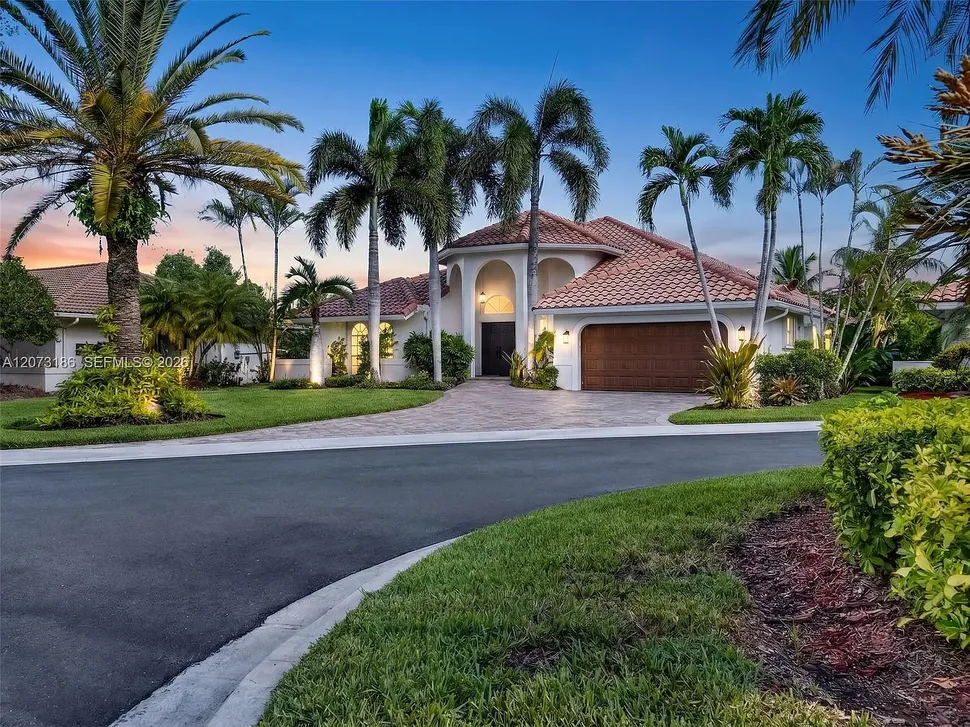
#> input picture reports/MILESTONE_1_HUMAN/dataset/images/0001.webp, 970 x 727 px, shrunk from 1536 x 1152 before the run, found by its file name
$ python assist_diagnostic.py
#> lines starting #> are read from the running program, lines starting #| are printed output that depends on the picture
### backend/config.py
"""Shared configuration for the Roofline Phase-1 foundation pipeline."""
import os
from pathlib import Path
from dotenv import load_dotenv

ROOT_DIR = Path(__file__).parent
load_dotenv(ROOT_DIR / ".env")

APP_NAME = os.environ.get("APP_NAME", "roofline")

# Local staging where the two extracted zip batches live (originals, untouched)
DATA_DIR = Path("/app/data")
STAGING_BATCH1 = DATA_DIR / "staging" / "batch1"
STAGING_BATCH2 = DATA_DIR / "staging" / "batch2"

# Local dataset artifacts (index + reports). Images/masks live in object storage.
DATASET_DIR = Path("/app/dataset")
DATASET_INDEX_CSV = DATASET_DIR / "dataset_index.csv"
REPORTS_DIR = DATASET_DIR / "reports"

# Object storage logical prefixes (canonical layout required by the spec)
def img_path(dataset_id: str, ext: str) -> str:
    return f"{APP_NAME}/images/{dataset_id}.{ext}"

def plane_path(dataset_id: str, plane_file: str) -> str:
    return f"{APP_NAME}/planes/{dataset_id}/{plane_file}"

def merged_path(dataset_id: str) -> str:
    return f"{APP_NAME}/merged/{dataset_id}.png"

def meta_path(dataset_id: str) -> str:
    return f"{APP_NAME}/meta/{dataset_id}.json"

# Split configuration (holdout is FIXED once assigned)
SPLIT_SEED = 42
SPLIT_RATIOS = {"train": 0.70, "val": 0.15, "holdout": 0.15}

# House grouping: phash Hamming distance threshold for "possible same property"
PHASH_THRESHOLD = 10

MIME_TYPES = {
    "jpg": "image/jpeg", "jpeg": "image/jpeg", "png": "image/png",
    "gif": "image/gif", "webp": "image/webp", "json": "application/json",
    "csv": "text/csv", "txt": "text/plain",
}

for d in (DATASET_DIR, REPORTS_DIR):
    d.mkdir(parents=True, exist_ok=True)

### scripts/assist_diagnostic.py
#!/usr/bin/env python3
"""AUDIT diagnostic (read-only): probe the current CPU flood-fill assist on image 0001.

Does NOT modify any annotation or dataset state. Picks color-classified sample points
(road / grass / wall / red-tile roof / vegetation / window-dark / sky) and runs the exact
propose() flood-fill at several tolerances, reporting region area% and returned-polygon count.
"""
import sys
sys.path.insert(0, "/app/backend")
import numpy as np
import cv2
from PIL import Image, ImageOps
import config

PATH = config.DATA_DIR / "staging" / "batch1" / "0001.webp"  # dataset_id 0001


def floodfill_region(img, seed, tol):
    h, w = img.shape[:2]
    seed = (int(np.clip(seed[0], 0, w - 1)), int(np.clip(seed[1], 0, h - 1)))
    fm = np.zeros((h + 2, w + 2), np.uint8)
    flags = 4 | cv2.FLOODFILL_MASK_ONLY | (255 << 8)
    cv2.floodFill(img.copy(), fm, seed, 0, (tol,) * 3, (tol,) * 3, flags)
    m = fm[1:-1, 1:-1]
    m = cv2.morphologyEx(m, cv2.MORPH_CLOSE, np.ones((5, 5), np.uint8))
    cnts, _ = cv2.findContours(m, cv2.RETR_EXTERNAL, cv2.CHAIN_APPROX_SIMPLE)
    kept = [c for c in cnts if cv2.contourArea(c) >= 50]
    return int(m.sum() / 255), len(kept)


def local_variance(gray, seed, r=7):
    x, y = seed
    patch = gray[max(0, y - r):y + r, max(0, x - r):x + r]
    return round(float(np.std(patch)), 1)


def main():
    img = np.array(ImageOps.exif_transpose(Image.open(PATH)).convert("RGB"))
#> img is the input picture: shape (727, 970, 3); mean R, G, B 84.7, 99.2, 102.2
    h, w = img.shape[:2]
    gray = cv2.cvtColor(img, cv2.COLOR_RGB2GRAY)
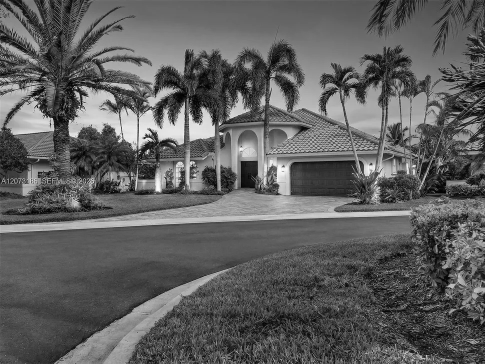
#> gray: shape (727, 970) (shown at 1/2 size); min 0, max 255, mean 95.2
    hsv = cv2.cvtColor(img, cv2.COLOR_RGB2HSV)
#> hsv: shape (727, 970, 3); mean H, S, V 80.8, 106.3, 119
    R, G, B = img[..., 0].astype(int), img[..., 1].astype(int), img[..., 2].astype(int)
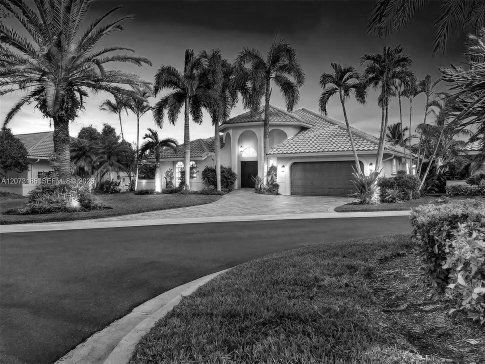
#> R: shape (727, 970) int64 (shown at 1/2 size); min 0, max 255, mean 84.7
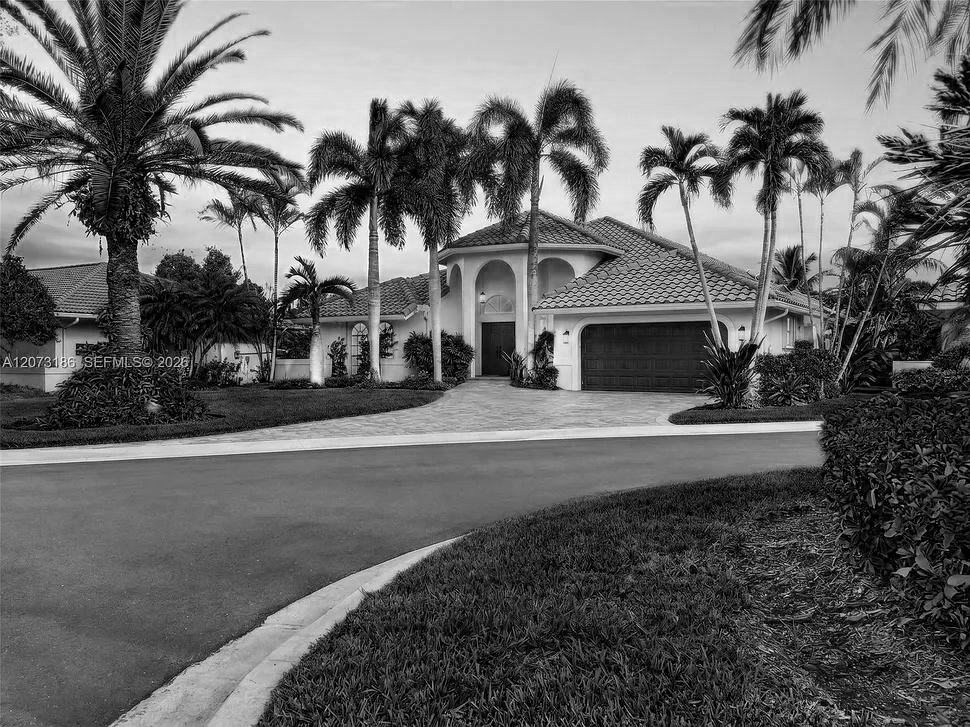
#> B: shape (727, 970) int64; min 0, max 255, mean 102.2
    total = h * w
    print(f"image 0001 EXIF-applied dims = {w}x{h} ({total} px)\n")
#| image 0001 EXIF-applied dims = 970x727 (705190 px)

    # color-classified masks
    classes = {
        "red_tile_roof": (R > 120) & (R - G > 25) & (R - B > 25),
        "grass":         (G > 80) & (G - R > 15) & (G - B > 10),
        "road_gray":     (np.abs(R - G) < 18) & (np.abs(G - B) < 18) & (gray > 60) & (gray < 150),
        "wall_bright":   (gray > 180) & (np.abs(R - G) < 30) & (np.abs(G - B) < 40),
        "sky_blue":      (B - R > 20) & (B > 120),
        "dark_window":   (gray < 55),
    }
    print(f"{'class':14} {'seed(x,y)':>12} {'localStd':>8}   tol22           tol40           tol60")
    print(f"{'':14} {'':>12} {'':>8}   area%/polys     area%/polys     area%/polys")
    for name, mask in classes.items():
        ys, xs = np.where(mask)
        if len(xs) == 0:
            print(f"{name:14} {'(none)':>12}")
            continue
        # pick the densest point: centroid clamped to an actual class pixel
        cx, cy = int(np.median(xs)), int(np.median(ys))
        # snap to nearest class pixel
        d = (xs - cx) ** 2 + (ys - cy) ** 2
        k = int(np.argmin(d)); cx, cy = int(xs[k]), int(ys[k])
        lv = local_variance(gray, (cx, cy))
        cells = []
        for tol in (22, 40, 60):
            area, polys = floodfill_region(img, (cx, cy), tol)
            cells.append(f"{100*area/total:5.1f}/{polys:<2}")
        print(f"{name:14} {f'({cx},{cy})':>12} {lv:>8}   " + "   ".join(f"{c:14}" for c in cells))
#> this loop made 6 passes
#> (name, k, x in local_variance, y in local_variance, lv) on passes 1 to 6: ('red_tile_roof', 8116, 510, 274, 27.8), ('grass', 28200, 515, 535, 19.5), ('road_gray', 41675, 457, 365, 27.2), ('wall_bright', 17193, 349, 262, 1.3), ('sky_blue', 82002, 536, 106, 38.7), ('dark_window', 76298, 552, 352, 64.2)
#> (printed output is left out)

    print("\nInterpretation:")
    print("- Homogeneous surfaces (road/grass/sky/wall) => low localStd, large flood region.")
    print("- Textured red-tile roof => high localStd; flood stops at grout/shadow edges =>")
    print("  tiny/empty region at tol22 ('No region found'). Higher tol leaks into non-roof.")


if __name__ == "__main__":
    main()

$ run again, with reports/MILESTONE_1_HUMAN/dataset/images/0050.webp copied over reports/MILESTONE_1_HUMAN/dataset/images/0001.webp
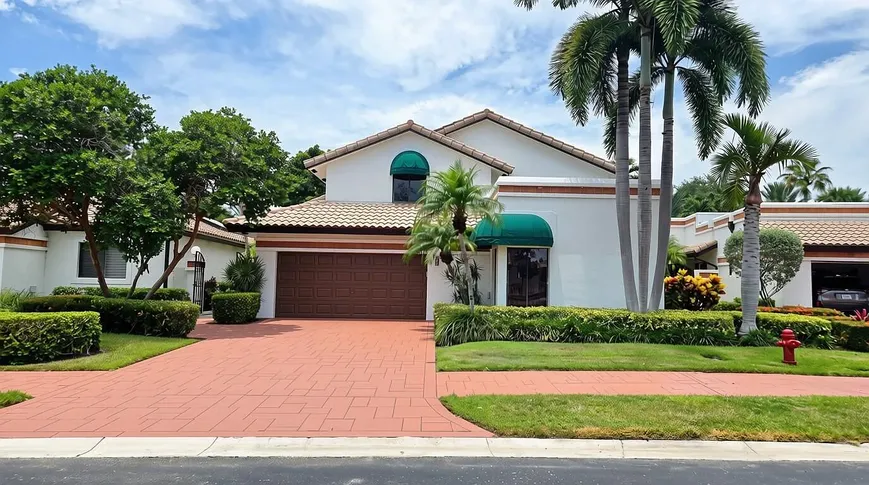
#> input picture reports/MILESTONE_1_HUMAN/dataset/images/0050.webp, 869 x 485 px, shrunk from 1376 x 768 before the run, found by its file name
#> in main, img is the input picture: shape (485, 869, 3); mean R, G, B 139.6, 141.2, 129.8
#> hsv: shape (485, 869, 3); mean H, S, V 59, 81.9, 158.2
#> in main, `R, G, B = img[..., 0].astype(int), img[..., 1].astype(int), img[..., 2..`:
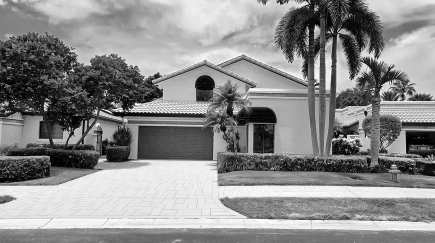
#> R: shape (485, 869) int64 (shown at 1/2 size); min 0, max 255, mean 139.6
#> in main, `R, G, B = img[..., 0].astype(int), img[..., 1].astype(int), img[..., 2..`:
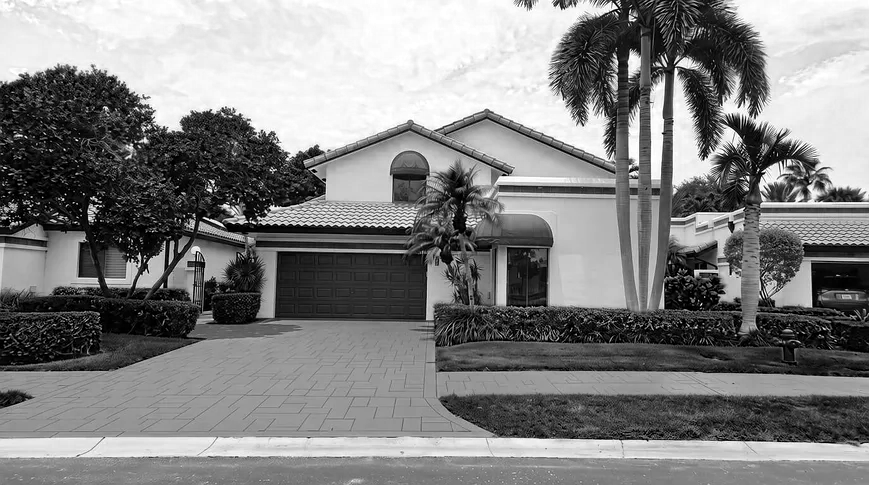
#> B: shape (485, 869) int64; min 0, max 255, mean 129.8
#| image 0001 EXIF-applied dims = 869x485 (421465 px)
#> the loop in main, `for name, mask in classes.items():` made 6 passes
#> (name, k, x in local_variance, y in local_variance, lv) on passes 1 to 6: ('red_tile_roof', 28576, 316, 385, 9.3), ('grass', 19683, 495, 304, 43.1), ('road_gray', 25515, 547, 284, 72.4), ('wall_bright', 46462, 487, 136, 8), ('sky_blue', 44806, 417, 67, 7), ('dark_window', 36250, 321, 229, 81.4)
#> (printed output is left out)

$ run again, with reports/MILESTONE_1_HUMAN/dataset/images/0138.webp copied over reports/MILESTONE_1_HUMAN/dataset/images/0001.webp
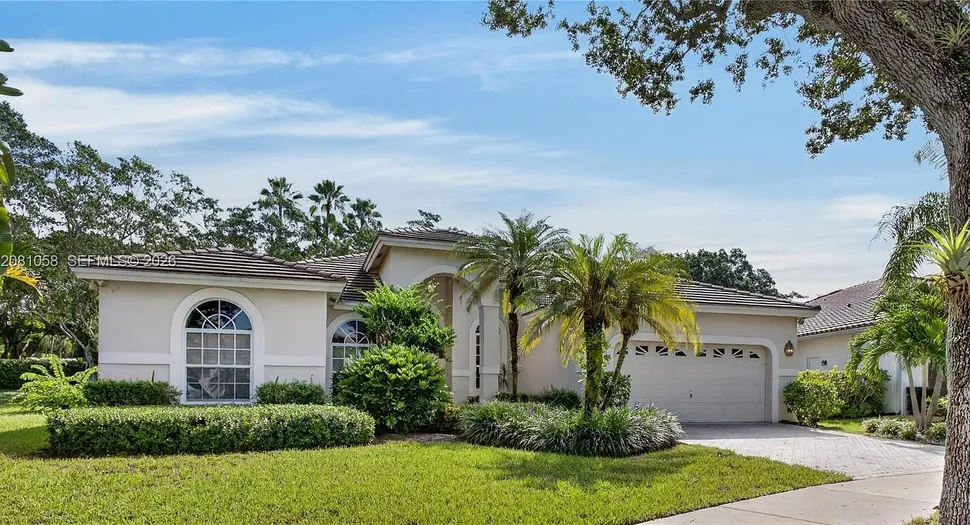
#> input picture reports/MILESTONE_1_HUMAN/dataset/images/0138.webp, 970 x 525 px, shrunk from 1536 x 831 before the run, found by its file name
#> in main, img is the input picture: shape (525, 970, 3); mean R, G, B 131.2, 146.3, 136.2
#> hsv: shape (525, 970, 3); mean H, S, V 67, 82.5, 158
#> in main, `R, G, B = img[..., 0].astype(int), img[..., 1].astype(int), img[..., 2..`:
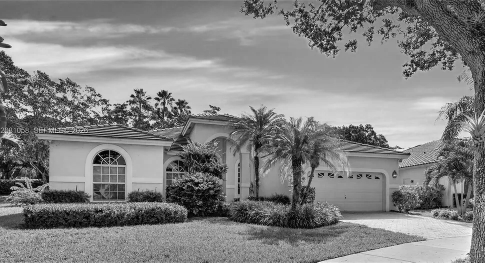
#> R: shape (525, 970) int64 (shown at 1/2 size); min 0, max 255, mean 131.2
#> in main, `R, G, B = img[..., 0].astype(int), img[..., 1].astype(int), img[..., 2..`:
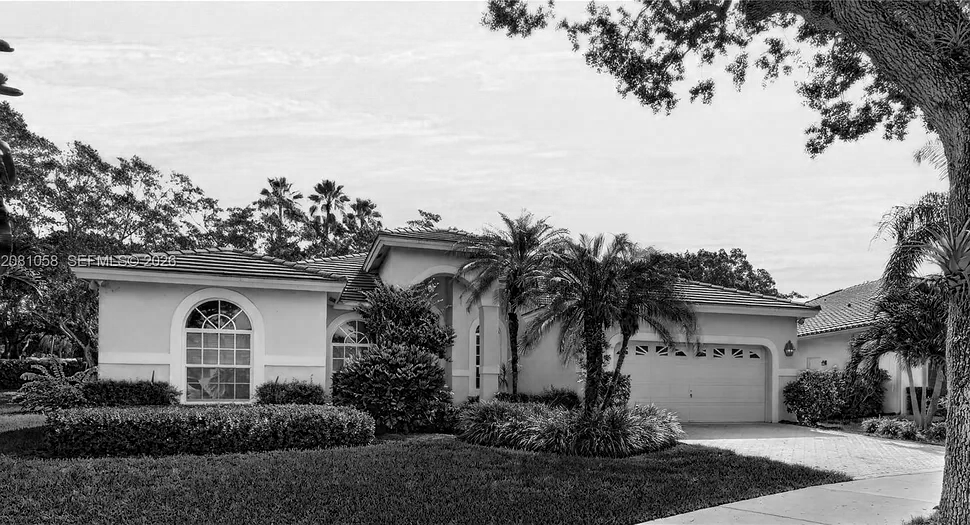
#> B: shape (525, 970) int64; min 0, max 255, mean 136.2
#| image 0001 EXIF-applied dims = 970x525 (509250 px)
#> the loop in main, `for name, mask in classes.items():` made 6 passes
#> (name, k, x in local_variance, y in local_variance, lv) on passes 1 to 6: ('red_tile_roof', 21, 21, 276, 52.9), ('grass', 10956, 403, 402, 39.4), ('road_gray', 34723, 678, 291, 51.9), ('wall_bright', 50630, 494, 209, 12.3), ('sky_blue', 82760, 461, 117, 0.9), ('dark_window', 28653, 446, 325, 27)
#> (printed output is left out)
